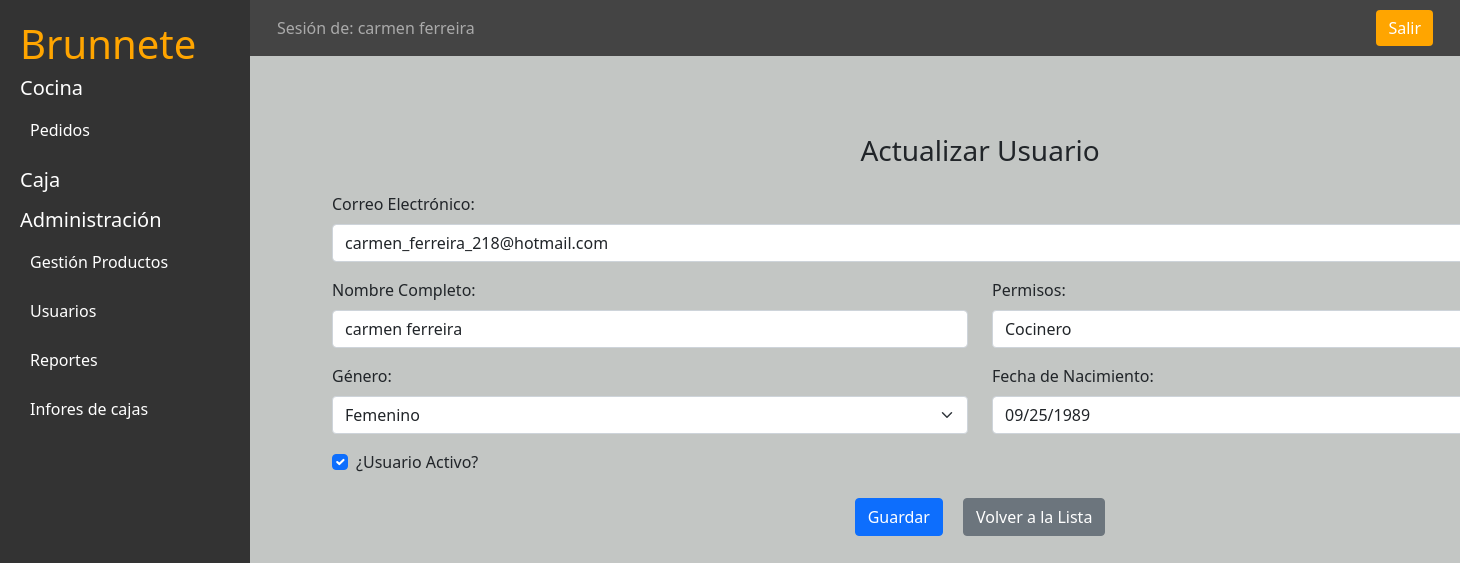
Page /users/update/10/ (signed in) on the earlier database version.
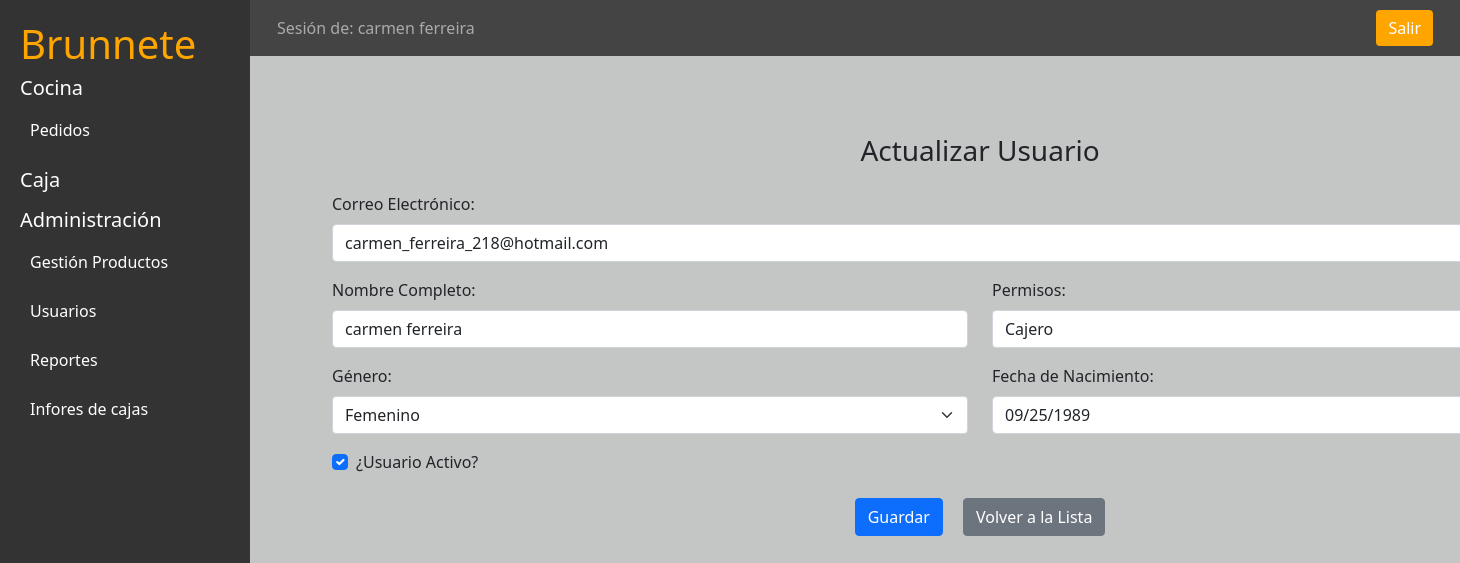
Same page on the later database version.
### applications/users/models.py (models this page shows, shortened)
class User(AbstractBaseUser, PermissionsMixin):
    ADMINISTRADOR = '0'
    CAJERO = '1'
    COCINERO = '2'
    VARON = 'M'
    MUJER = 'F'
    OTRO = 'O'
    OCUPATION_CHOICES = [
        (ADMINISTRADOR, 'Administrador'),
        (CAJERO, 'Cajero'),
        (COCINERO, 'Cocinero'),
    ]
    GENDER_CHOICES = [
        (VARON, 'Masculino'),
        (MUJER, 'Femenino'),
        (OTRO, 'Otros'),
    ]
    email = models.EmailField(unique=True)
    telefono = models.CharField('Telefono', max_length=50, default='123')
    full_name = models.CharField('Nombres', max_length=100)
    domicilio = models.CharField('Domicilio', max_length=100, blank=True, null=True)
    ocupation = models.CharField(
        max_length=1,
        choices=OCUPATION_CHOICES,
        blank=True
    )
    genero = models.CharField(
        max_length=1,
        choices=GENDER_CHOICES,
        blank=True
    )
    date_birth = models.DateField(
        'Fecha de nacimiento',
        blank=True,
        null=True
    )
    is_staff = models.BooleanField(default=False)
    is_active = models.BooleanField(default=False)
    USERNAME_FIELD = 'email'
    REQUIRED_FIELDS = ['full_name']
    objects = UserManager()

### applications/users/views.py (the view)
class UserUpdateView(LoginRequiredMixin, UpdateView):
    template_name = "users/update.html"
    model = User
    form_class = UserUpdateForm
    success_url = reverse_lazy('users_app:User-Lista')
    login_url = reverse_lazy('users_app:User-Login')

### applications/procesors.py (called while the page is built)
def caja(request):
    try:
        caja = Caja.objects.latest('id')
        user_caja = caja.user.full_name
        return {
            'caja_activa': caja.abierta_caja,
            'caja_activa_usuario': user_caja, # Agrega el usuario que tiene la caja activa
        }
    except:
        return {
            'caja_activa': None,
            'caja_activa_usuario': None,
        }

### templates/users/update.html (shortened to what this page needs)
{% extends "panel.html" %}
{% load  static %}
{% block panel-content %}
<div class="container mt-5">
  <h3 class="text-center mb-4">Actualizar Usuario</h3>
  <form method="POST" class="needs-validation" novalidate>
      <div class="mb-3">
          <label for="id_email" class="form-label">Correo Electrónico:</label>
          {{ form.email }}
      </div>
      <div class="row">
          <div class="col-md-6 mb-3">
              <label for="id_full_name" class="form-label">Nombre Completo:</label>
              {{ form.full_name }}
          </div>
          <div class="col-md-6 mb-3">
              <label for="id_ocupation" class="form-label">Permisos:</label>
              {{ form.ocupation }}
          </div>
      </div>
      <div class="row">
          <div class="col-md-6 mb-3">
              <label for="id_genero" class="form-label">Género:</label>
              {{ form.genero }}
          </div>
          <div class="col-md-6 mb-3">
              <label for="id_date_birth" class="form-label">Fecha de Nacimiento:</label>
              {{ form.date_birth }}
          </div>
      </div>
      <div class="mb-3 form-check">
          {{ form.is_active }}
          <label for="id_is_active" class="form-check-label">¿Usuario Activo?</label>
      </div>
      <div class="text-center mt-4">
        <button type="submit" class="btn btn-primary">Guardar</button>
        <a href="{% url 'users_app:User-Lista' %}" class="btn btn-secondary ms-3">Volver a la Lista</a>
        </form>
    </div>
</div>
{% endblock panel-content %}

### templates/panel.html (shortened to what this page needs)
{% extends 'base.html' %}
{% load static %}
{% block css %}
    <link rel="stylesheet" href="{% static 'css/stylesindex.css' %}">
{% endblock css %}
{% block content %}
    <div class="d-flex">
        <div class="sidebar ">
            <h1>Brunnete</h1>
        {% if user.is_active %}
            <h5>Cocina</h5>
            {% if not caja_activa %}
            <a href="#">Debes abrir de Caja</a>
            {% else %}
            <a href="{% url 'cocina_app:Mesas' %}">Pedidos</a>
            {% endif %}
            <div class="mt-3">
                <h5>Caja</h5>
            </div>
            <div class="mt-3">
                <h5>Administración</h5>
                <a href="{% url 'cocina_app:Productos_List' %}">Gestión Productos</a>
                <a href="{% url 'users_app:User-Lista' %}">Usuarios</a>
                <a href="{% url 'caja_app:Ranking_Semanal' %}">Reportes</a>
                <a href="{% url 'caja_app:Lista_Ventas' %}">Infores de cajas</a>
            </div>
        {% endif %}
    </div>
        <div class=" flex-grow-1 ">
            <nav class="navbar navbar-expand-lg navbar-dark">
                {% if user.is_active %}
                <div class="container-fluid">
                    <span class="navbar-text">Sesión de: {{ user.full_name }}</span>
                    <a href="{% url 'users_app:User-Logout' %}" class="btn btn-salir ml-auto">Salir</a>
                </div>
                {% endif %}
            </nav>
            <div class=" container-fluid  content min-vh-100">
            {% block panel-content %}
            {% endblock panel-content %}
            </div>
        </div>
    {% endblock content %}

Differences in the rows shown:
changed User "carmen ferreira": ocupation "Cocinero" → "Cajero"
